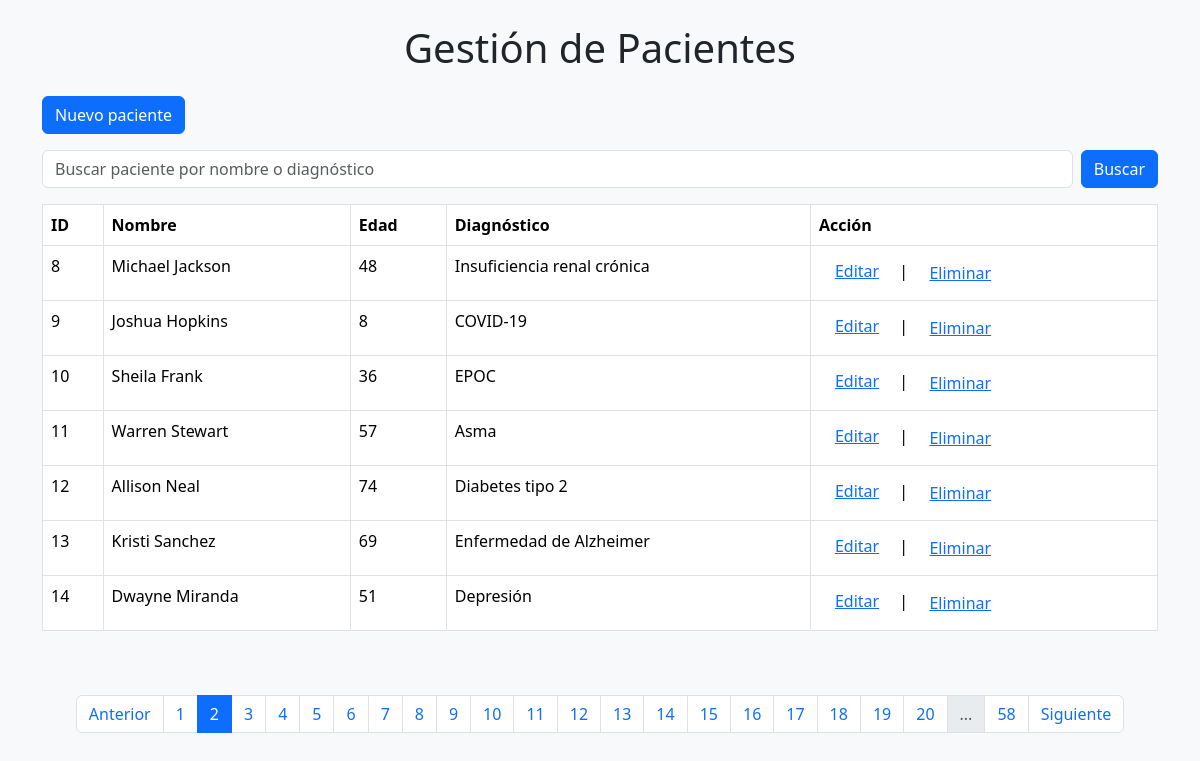
The page /?pagina=2&filtro= (signed in) on the database its author committed.
### tables this page shows
CREATE TABLE Pacientes (
            id INTEGER PRIMARY KEY AUTOINCREMENT,
            nombre TEXT NOT NULL,
            edad INTEGER NOT NULL,
            diagnostico TEXT NOT NULL
        );

### app.py (the view)
@app.route('/')
def index():
    filtro = request.args.get('filtro', '')
    pagina = int(request.args.get('pagina', 1))
    por_pagina = 7
    pacientes, total = db.obtener_pacientes(filtro=filtro, pagina=pagina, por_pagina=por_pagina)
    total_paginas = (total + por_pagina - 1) // por_pagina
    return render_template('index.html', pacientes=pacientes,
                           filtro=filtro,
                           pagina=pagina,
                           total_paginas=total_paginas)

### app.py (called while the page is built)
@app.before_request
def requerir_login():
    rutas_libres = ['login', 'registro', 'static'] # Rutas que no requieren autenticación
    if request.endpoint not in rutas_libres and 'usuario' not in session:
        flash('Debes iniciar sesión para acceder a esta página.')
        return redirect(url_for('login'))

### templates/index.html (shortened to what this page needs)
{% extends "base.html" %}
{% block content %}
<a href="{{url_for('nuevo_paciente')}}" class="btn btn-primary mb-3">Nuevo paciente</a>
 <form action="{{ url_for('index') }}" method="get" class="mb-3 d-flex">
        <input type="text" name="filtro" class="form-control me-2" placeholder="Buscar paciente por nombre o diagnóstico" value="{{ filtro}}">
        <button type="submit" class="btn btn-primary">Buscar</button>
</form>
<table class="table table-bordered">
    <thead>
        <tr>
            <th>ID</th>
            <th>Nombre</th>
            <th>Edad</th>
            <th>Diagnóstico</th>
            <th>Acción</th>
        </tr>
    </thead>
    <tbody>
        {% if pacientes %}
        {% for paciente in pacientes %}
        <tr>
            <td>{{ paciente[0] }}</td>
            <td>{{ paciente[1] }}</td>
            <td>{{ paciente[2] }}</td>
            <td>{{ paciente[3] }}</td>
            <td><a href="{{ url_for('editar_paciente', id=paciente[0]) }}" class="m-3">Editar</a>&nbsp;|&nbsp;
                <form action="{{ url_for('eliminar_paciente', id=paciente[0]) }}" method="post" style="display:inline;"
                    onsubmit="return confirm('¿Estás seguro de que deseas eliminar este paciente?');">
                    <button type="submit" class="btn btn-link">Eliminar</button>
                </form>
            </td>
        </tr>
        {% endfor %}
        {% else %}
        <tr>
            <td colspan="3">No hay pacientes disponibles.</td>
        </tr>
        {% endif %}
    </tbody>
</table>
<br><br>
<div class="d-flex justify-content-center">
    <nav aria-label="Paginación">
        <ul class="pagination justify-content-center">
            {% if pagina > 1 %}
            <li class="page-item"><a class="page-link" href="{{ url_for('index', pagina=pagina-1, filtro=filtro) }}">Anterior</a>
            </li>
            {% endif %}
            {% set max_paginas_mostrar = 20 %}
            {% set mitad_rango = max_paginas_mostrar // 2 %}
            {% set inicio = pagina - mitad_rango if pagina - mitad_rango > 1 else 1 %}
            {% set fin = inicio + max_paginas_mostrar - 1 %}
            {% if fin > total_paginas%}
                {% set fin = total_paginas %}
                {%set inicio = fin - max_paginas_mostrar + 1 if fin - max_paginas_mostrar + 1 > 1 else 1 %}
            {% endif %}
            {% for p in range(inicio, fin + 1) %}
            <li class="page-item {% if p == pagina %}active{% endif %}"><a class="page-link" href="{{ url_for('index', pagina=p, filtro=filtro) }}">{{ p }}</a>
            </li>
            {% endfor %}
            {% if fin < total_paginas %}
            <li class = "page-item disabled"><span class="page-link">...</span></li>
            <li class = "page-item">
                <a class = "page-link" href="{{url_for('index', pagina=total_paginas, buscar=buscar, filtro=filtro) }}">{{ total_paginas }}</a>
            </li>
            {% endif %}
            {% if pagina < total_paginas %}
            <li class="page-item"><a class="page-link" href="{{ url_for('index', pagina=pagina+1, filtro=filtro) }}">Siguiente</a>
            </li>
            {% endif %}
        </ul>
    </nav>
</div>
{% endblock %}

### rows shown on the page
Pacientes: id "8", nombre "Michael Jackson", edad "48", diagnostico "Insuficiencia renal crónica"
Pacientes: id "9", nombre "Joshua Hopkins", edad "8", diagnostico "COVID-19"
Pacientes: id "10", nombre "Sheila Frank", edad "36", diagnostico "EPOC"
Pacientes: id "11", nombre "Warren Stewart", edad "57", diagnostico "Asma"
Pacientes: id "12", nombre "Allison Neal", edad "74", diagnostico "Diabetes tipo 2"
Pacientes: id "13", nombre "Kristi Sanchez", edad "69", diagnostico "Enfermedad de Alzheimer"
Pacientes: id "14", nombre "Dwayne Miranda", edad "51", diagnostico "Depresión"

### other values the page prints
{{ p }} "1" "2" "3" "4" "5" "6" "7" "8" "9" "10" "11" "12" "13" "14" "15" "16" "17" "18" "19" "20"
{{ total_paginas }} "58"
